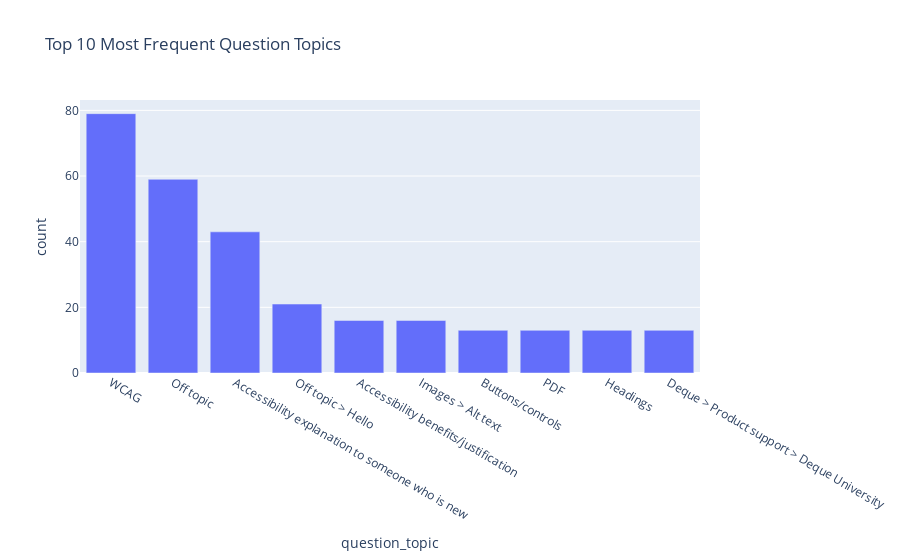

Here is the notebook cell this chart was saved with:
### Code cell
filtered_df = df[df['question_topic'].notna() & (df['question_topic'] != 'FALSE')]

# Get the most frequent topics
most_frequent_topics = filtered_df['question_topic'].value_counts().head(10)

# Create a DataFrame from the value counts
topics_df = pd.DataFrame({
    'question_topic': most_frequent_topics.index,
    'count': most_frequent_topics.values
})

# Create an interactive bar plot
fig = px.bar(topics_df, x='question_topic', y='count', title='Top 10 Most Frequent Question Topics')
fig.show()

### Figure 1 — Plotly figure (JSON) as saved in the notebook; plotly's stock layout.template omitted (floating-point values rounded to 4 significant figures)
{"data": [{"alignmentgroup": "True", "hovertemplate": "question_topic=%{x}<br>count=%{y}<extra></extra>", "legendgroup": "", "marker": {"color": "#636efa", "pattern": {"shape": ""}}, "name": "", "offsetgroup": "", "orientation": "v", "showlegend": false, "textposition": "auto", "type": "bar", "x": ["WCAG", "Off topic", "Accessibility explanation to someone who is new", "Off topic > Hello", "Accessibility benefits/justification", "Images > Alt text", "Buttons/controls", "PDF", "Headings", "Deque > Product support > Deque University"], "xaxis": "x", "y": [79, 59, 43, 21, 16, 16, 13, 13, 13, 13], "yaxis": "y"}], "layout": {"barmode": "relative", "legend": {"tracegroupgap": 0}, "title": {"text": "Top 10 Most Frequent Question Topics"}, "xaxis": {"anchor": "y", "domain": [0, 1], "title": {"text": "question_topic"}}, "yaxis": {"anchor": "x", "domain": [0, 1], "title": {"text": "count"}}}}
